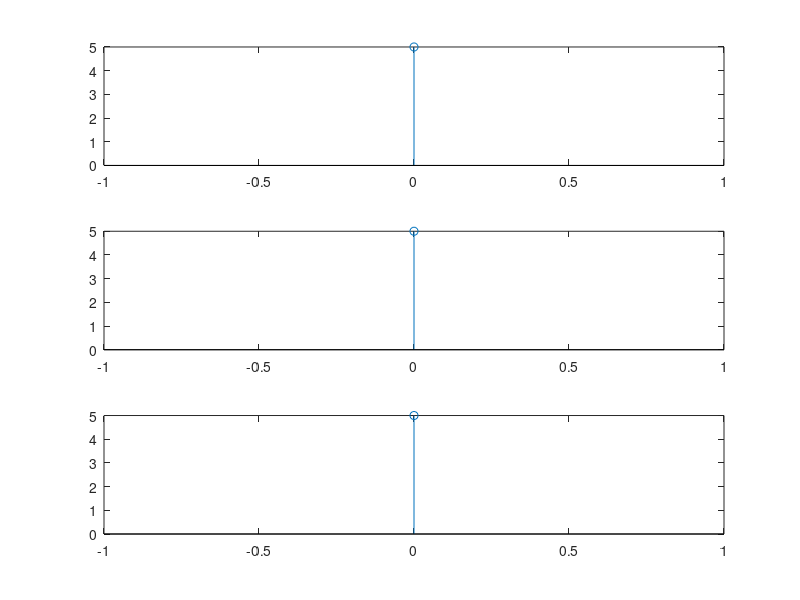

Recreate this plot in MATLAB.
clc
clear

sequence = input('Enter a sequence: ');
length = length(sequence);
n = 0: length - 1;

fft = fft(sequence, length);
ifft = ifft(fft);

subplot(311);
stem(n, sequence);

subplot(312);
stem(n, abs(fft));

subplot(313);
stem(n, ifft);